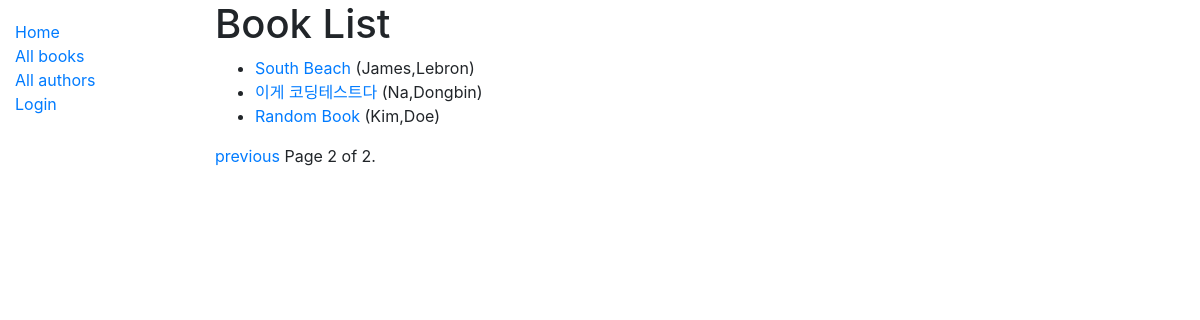
The page /catalog/books/?page=2 on the database as committed earlier.
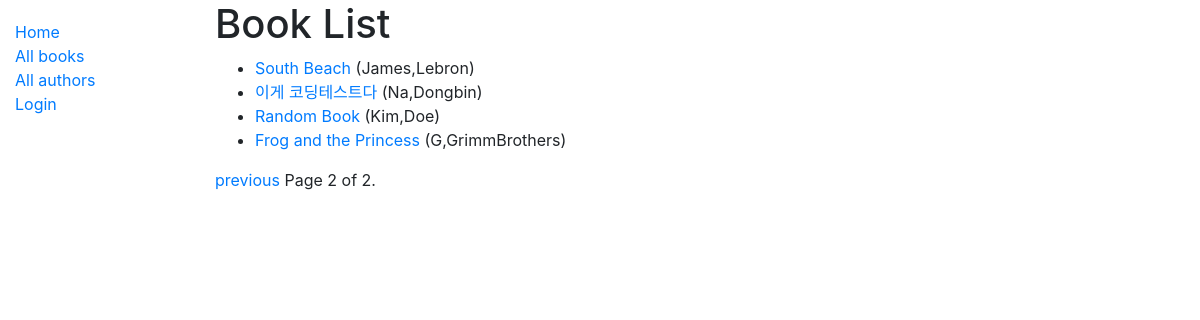
The same page on the database as committed later.
### catalog/models.py (models this page shows, shortened)
class Book(models.Model):
    title = models.CharField(max_length=200)
    author = models.ForeignKey('Author',on_delete=models.SET_NULL, null=True)
    summary = models.TextField(max_length=1000, help_text = '13 Character <a href="https://www.isbn-international.org/content/what-isbn">ISBN number</a>')
    genre = models.ManyToManyField(Genre, help_text = 'Select a genre for this book')
    language = models.ForeignKey('Language',on_delete=models.SET_NULL, null=True)
    def get_absolute_url(self):
        return reverse('book-detail', args=[str(self.id)])

class Author(models.Model):
    first_name = models.CharField(max_length=100)
    last_name = models.CharField(max_length=100)
    date_of_birth = models.DateField(null=True, blank = True)
    date_of_death = models.DateField('Died',null=True, blank = True)
    class Meta:
        ordering = ['last_name', 'first_name']
        permissions = (("can_mark_returned", "Set book as returned"),)
    def __str__(self):
        return f'{self.last_name},{self.first_name}'

### catalog/views.py (the view)
# urls.py: path('books/', views.BookListView.as_view(), name='books'),
class BookListView(generic.ListView):
    model = Book
    '''
    get_query_set() methd override-> change record's list
    def get_queryset(self):
        return Book.objects.filter(title__icontains='Data')[:5] #Get 5 books containing the title Data

    or we could override get_context_data() -> pass extra context parameters at template
    def get_context_data(self, **kwargs):
        context = super(BookListView, self).get_contect_data(**kwargs)
        context['some_data'] = 'This is just some data'
        return context
    #follows certain patterns 1. Bring original context from super class 2.Add new context info 3. Return updated context
    '''
    paginate_by = 4    #pagination : if you get 10 or more records, view will start pagination, we can access page2 by using URL = /catalog/books/?page=2

### catalog/templates/catalog/book_list.html
{% extends "base_generic.html" %}
{% block content %}
  <h1>Book List</h1>
  {% if book_list %}
  <ul>
    {% for book in book_list %}
      <li>
        <a href="{{ book.get_absolute_url }}">{{ book.title }}</a> ({{book.author}})
      </li>
    {% endfor %}
  </ul>
  {% else %}
    <p>There are no books in the library.</p>
  {% endif %}
{% endblock %}

### catalog/templates/base_generic.html (shortened to what this page needs)
<!DOCTYPE html>
<html lang="en">
<head>
  <link rel="stylesheet" href="https://cdn.jsdelivr.net/npm/bootstrap@4.5.3/dist/css/bootstrap.min.css">
  {% load static %}
  <link rel="stylesheet" href="{% static 'css/styles.css' %}">
</head>
<body>
  <div class="container-fluid">
    <div class="row">
      <div class="col-sm-2">
      {% block sidebar %}
        <ul class="sidebar-nav">
          <li><a href="{% url 'index' %}">Home</a></li>
          <li><a href="{% url 'books' %}">All books</a></li>
          <li><a href="{% url 'authors' %}">All authors</a></li>
		  {% if user.is_authenticated %}
			<li>User: {{ user.get_username }}</li>
			<li><a href="{% url 'my-borrowed' %}">My Borrowed Book</a></li>
			<li><a href="{% url 'logout' %}?next={{request.path}}">Logout</a></li>
		  {% else %}
			<li><a href="{% url 'login' %}?next={{request.path}}">Login</a></li>
		  {% endif %}
		</ul>
     {% endblock %}
      </div>
      <div class="col-sm-10 ">
	  {% block content %}{% endblock %}
    {% block pagination %}
    {% if is_paginated %}
        <div class="pagination">
            <span class="page-links">
                {% if page_obj.has_previous %}
                    <a href="{{ request.path }}?page={{ page_obj.previous_page_number }}">previous</a>
                {% endif %}
                <span class="page-current">
                    Page {{ page_obj.number }} of {{ page_obj.paginator.num_pages }}.
                </span>
            </span>
        </div>
    {% endif %}
  {% endblock %}
	  </div>
    </div>
  </div>
</body>
</html>

### catalog/static/css/styles.css (style rules this page uses)
.sidebar-nav { margin-top: 20px; padding: 0; list-style: none; }

Rows that differ between the two databases and show on the page:
added Book: title "Frog and the Princess", author "G,GrimmBrothers"
